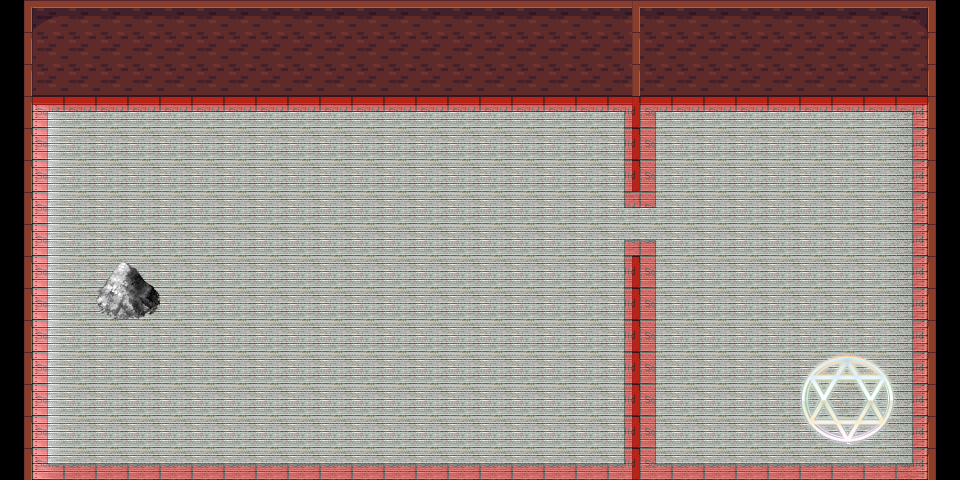

Below is a game level as drawn by its tile map, then a one-line description and the .tmx that defines it (tile-layer data replaced by summaries):
An orthogonal 30x15 tile map with 32x32 px tiles, 6 tile layers (floor, wall, ground & wall2, Tile Layer 4, ...), 3 tilesets and 3 objects (change-map, stairl, stairr).

<map version="1.0" orientation="orthogonal" width="30" height="15" tilewidth="32" tileheight="32">
 <tileset firstgid="1" name="dungeon" tilewidth="32" tileheight="32">
  <image source="tuiles/dungeon.png" width="416" height="256" />
 </tileset>
 <tileset firstgid="105" name="floor1" tilewidth="32" tileheight="32">
  <image source="tuiles/floor1.png" width="512" height="512" />
 </tileset>
 <tileset firstgid="361" name="logic" tilewidth="32" tileheight="32">
  <image source="tuiles/logic.png" width="160" height="160" />
 </tileset>
 <layer name="floor" width="30" height="15">
  <data>[450 cells, 420 non-empty, 3 distinct tile ids]</data>
 </layer>
 <layer name="wall" width="30" height="15">
  <data>[450 cells, 142 non-empty, 14 distinct tile ids]</data>
 </layer>
 <layer name="ground &amp; wall2" width="30" height="15">
  <data>[450 cells, 26 non-empty, 14 distinct tile ids]</data>
 </layer>
 <layer name="Tile Layer 4" width="30" height="15">
  <data>[450 cells, 0 non-empty, 0 distinct tile ids]</data>
 </layer>
 <layer name="Tile Layer 5" width="30" height="15">
  <data>[450 cells, 0 non-empty, 0 distinct tile ids]</data>
 </layer>
 <layer name="logic" width="30" height="15" opacity="0.39">
  <data>[450 cells, 96 non-empty, 12 distinct tile ids]</data>
 </layer>
 <objectgroup name="trigger" width="30" height="15">
  <object name="Go Cave2" type="change-map" x="816" y="372" width="62" height="57">
   <properties>
    <property name="dest-map" value="Cave2.tmx" />
    <property name="dest-x" value="400" />
    <property name="dest-y" value="720" />
   </properties>
  </object>
  <object name="stair" type="stairl" x="127" y="265" width="32" height="51" />
  <object name="stair" type="stairr" x="99" y="263" width="23" height="51" />
 </objectgroup>
</map>
